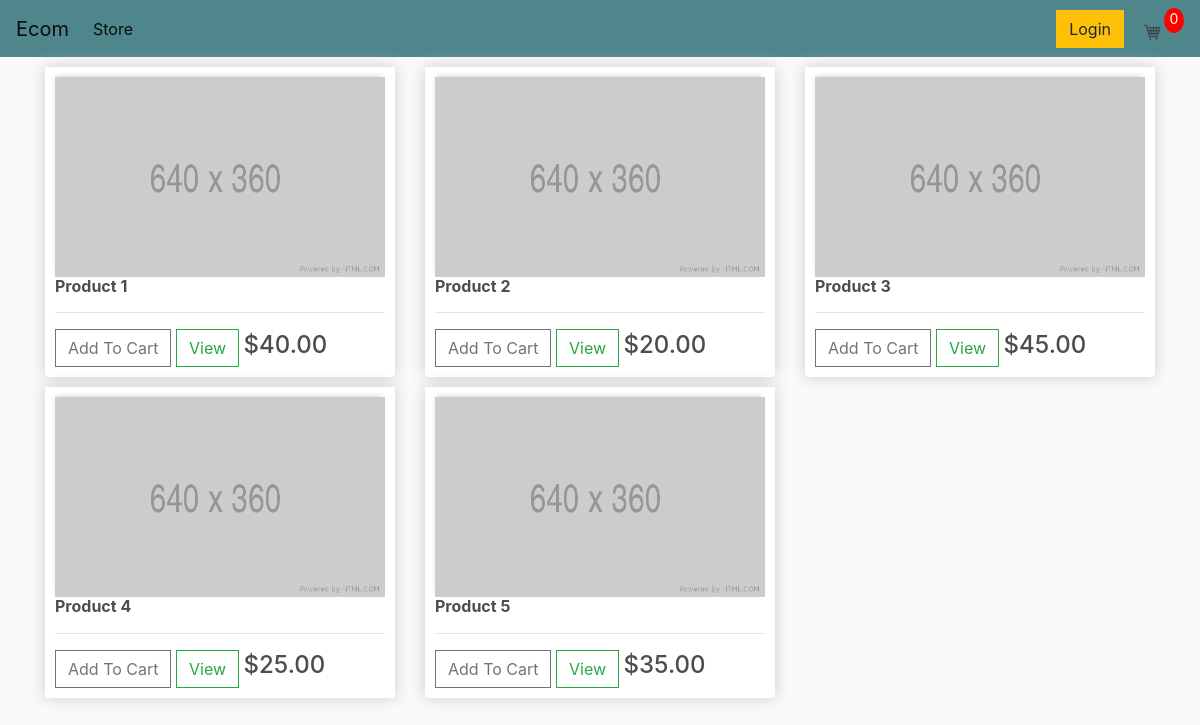
/store/, run on the app's committed database.
### ecom/models.py (models this page shows, shortened)
class Product(models.Model):
    name = models.CharField(max_length=200, null=True)
    price = models.FloatField()
    digital = models.BooleanField(default=False, null=True, blank=False)
    image = models.ImageField(null=True, blank=True)
    @property
    def imageURL(self):
        try:
            url = self.image.url
        except:
            url = ""
        return url

### ecom/views.py (the view)
# urls.py: path("store/", views.store, name="store"),
def store(request):
    products = Product.objects.all()
    context = {"products": products}
    return render(request, "store.html", context)

### ecom/templates/store/store.html (shortened to what this page needs)
{% extends "main.html" %}
{% load static %}
{% block content %}
    <div class="row">
        {% for product in products %}
        <div class="col-lg-4">
            <div class="box-element product">
                <img src="{{product.imageURL}}" alt="product" class="thumbnail">
                <h6><strong>{{product.name}}</strong></h6>
                <hr />
                <button data-product={{product.id}} data-action="add" class="btn btn-outline-secondary add-btn update-cart">Add To Cart</button>
                <a href="#" class="btn btn-outline-success">View</a>
                <h4 style="display: inline-block;">${{product.price|floatformat:2}}</h4>
            </div>
        </div>
        {% endfor %}
    </div>
{% endblock %}

### ecom/templates/store/main.html (shortened to what this page needs)
<!DOCTYPE html>
{% load static %}
<html>
<head>
    <link rel="stylesheet" href="https://stackpath.bootstrapcdn.com/bootstrap/4.4.1/css/bootstrap.min.css">
    <link rel="stylesheet" type="text/css" href="{% static 'css/main.css' %}" />
</head>
<body>
    <nav class="navbar navbar-expand-lg navbar-light bg-light">
        <a class="navbar-brand" href="{%url 'home' %}">Ecom</a>
        <div class="collapse navbar-collapse" id="navbarSupportedContent">
          <ul class="navbar-nav mr-auto">
            <li class="nav-item active">
              <a class="nav-link" href="{%url 'store' %}">Store<span class="sr-only">(current)</span></a>
            </li>
          </ul>
          <div class="form-inline my-2 my-lg-0">
            <a href="#"class="btn btn-warning">Login</a>
            <a href="{% url 'cart' %}">
               <img  id="cart-icon" src="{% static 'images/cart1.png' %}">
           </a>
           <p id="cart-total">0</p>
          </div>
        </div>
      </nav>
    <div class="container">
        {% block content %}
        {% endblock %}
    </div>
</body>
</html>

### static/css/main.css (style rules this page uses)
body { background-color: hsl(0, 0%, 98%); }
h1,h2,h3,h4,h5,h6 { color:hsl(0, 0%, 30%); }
.box-element { box-shadow:hsl(0, 0%, 80%) 0 0 16px; background-color: #fff; border-radius: 4px; padding: 10px; }
.thumbnail { width: 100%; height: 200px; -webkit-box-shadow: -1px -3px 5px -2px rgba(214,214,214,1); -moz-box-shadow: -1px -3px 5px -2px rgba(214,214,214,1); box-shadow: -1px -3px 5px -2px rgba(214,214,214,1); }
.product { border-radius: 0 0 4px 4px; }
.bg-light { background-color: #4f868c!important; }
#cart-icon { width:25px; display: inline-block; margin-left: 15px; }
#cart-total { display: block; text-align: center; color:#fff; background-color: red; width: 20px; height: 25px; border-radius: 50%; font-size: 14px; }
.col-lg-4, .col-lg-6, .col-lg-8, .col-lg-12 { margin-top: 10px; }
.btn { border-radius: 0; }

### data on the page
Product: imageURL (placeholder picture), name "Product 1", price "40.00"
Product: imageURL (placeholder picture), name "Product 2", price "20.00"
Product: imageURL (placeholder picture), name "Product 3", price "45.00"
Product: imageURL (placeholder picture), name "Product 4", price "25.00"
Product: imageURL (placeholder picture), name "Product 5", price "35.00"
